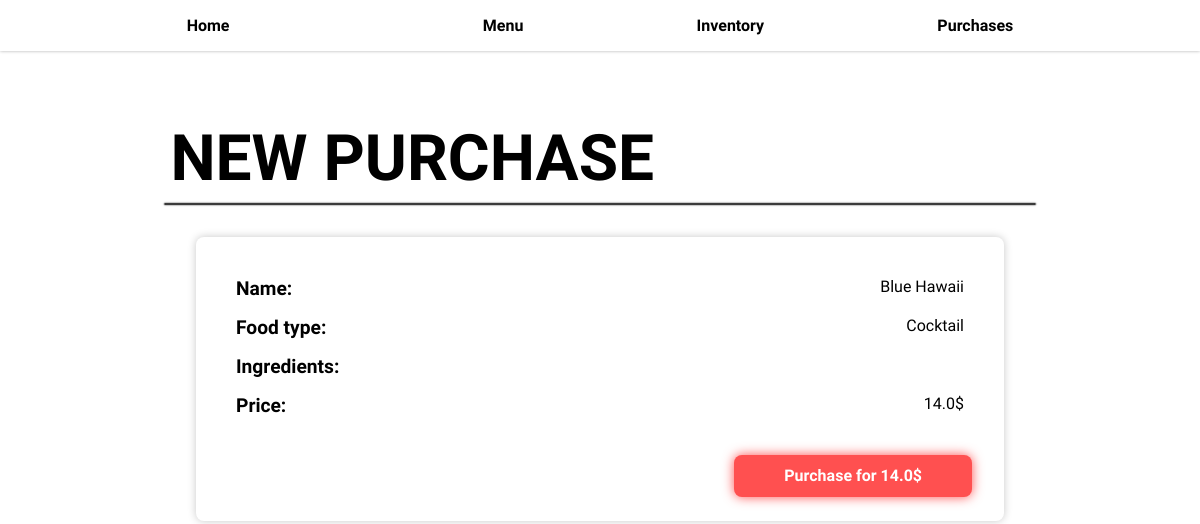
Screenshot of /new-purchase/1 with the database file from the repository.
### base/models.py (models this page shows, shortened)
class MenuItem(models.Model):
	id = models.IntegerField(primary_key=True)
	name = models.CharField(max_length=100)
	price = models.FloatField(default=0.0)
	food_type = models.CharField(max_length=50, default="cocktail")

### base/views.py (the view, shortened to what this page needs)
# urls.py: path("new-purchase/", views.new_purchase, name="newpurchase"),
def new_purchase(request, menu_item_id):
	menu_item_id = int(menu_item_id)
	item = MenuItem.objects.all()[menu_item_id - 1]
	context = {}
	context["item"] = item
	return render(request, "purchases/new_purchase.html", context)

### templates/purchases/new_purchase.html
{% extends "base.html" %}
{% load static %}
{% block content %}
<section class="new-purchase-section">
	<h1 class="section-title">NEW PURCHASE</h1>
	<hr />
	{% include "purchases/new_purchase_form.html" %}
</section>
{% endblock %}

### templates/purchases/new_purchase_form.html (shortened to what this page needs)
{% load static %} {% block head %}
<link
  rel="stylesheet"
  href="{% static 'styles/purchases/new_purchase_form.css' %}"
/>
<link
  rel="stylesheet"
  href="{% static 'styles/base.css' %}"
/>
{% endblock %}
<form class="new-purchase-form" action="" method="POST">
  <div class="new-purchase-form-desc-box">
    <div class="new-purchase-form-desc-title">Name:</div>
    <div class="purchase-item-name" name="name">{{ item.name }}</div>
  </div>
  <div class="new-purchase-form-desc-box">
    <div class="new-purchase-form-desc-title">Food type:</div>
    <div class="purchase-item-ingredients">{{ item.food_type|title }}</div>
  </div>
  <div class="new-purchase-form-desc-box">
    <div class="new-purchase-form-desc-title">Ingredients:</div>
  </div>
  <div class="new-purchase-form-desc-box">
    <div class="new-purchase-form-desc-title">Price:</div>
    <div class="purchase-item-price">{{ item.price }}$</div>
  </div>
  <input class="button new-purchase-form-submit-btn" type="submit" value="Purchase for {{item.price}}$" />
</form>

### static/styles/base.css (style rules this page uses)
* { margin: 0; padding: 0; box-sizing: border-box; font-family: "Work Sans", sans-serif; }
hr { border: 1px solid rgba(0, 0, 0, 0.769); box-shadow: 0 0 .1em black; border-radius: 10px; }
.section-title { margin: .1em; font-size: 4em; }
section { padding: 4em; width: 100%; max-width: 1000px; margin: auto; }
.button { width: fit-content; padding: .6em 3em; margin: 2em auto 0 auto; background-color: #ff5050; box-shadow: 0 0 .7em #ff5050; border: 2px solid transparent; color: white; border-radius: 8px; font-weight: bold; font-size: 1em; transition: .3s; }

### static/styles/purchases/new_purchase_form.css (style rules this page uses)
.new-purchase-form { display: flex; flex-direction: column; margin: 2em; padding: 2em; padding-bottom: 6em; box-shadow: 0 0 .5em rgb(200, 200, 200); border-radius: 8px; position: relative; }
.new-purchase-form-desc-box { display: flex; justify-content: space-between; margin: .5em; }
.new-purchase-form-desc-title { font-weight: bold; font-size: 1.2em; }
.new-purchase-form-submit-btn { position: absolute; right: 2em; bottom: 1.5em; }

### rows the page displays
MenuItem: name "Blue Hawaii", food_type "Cocktail", price "14.0", price "Purchase for 14.0$"
